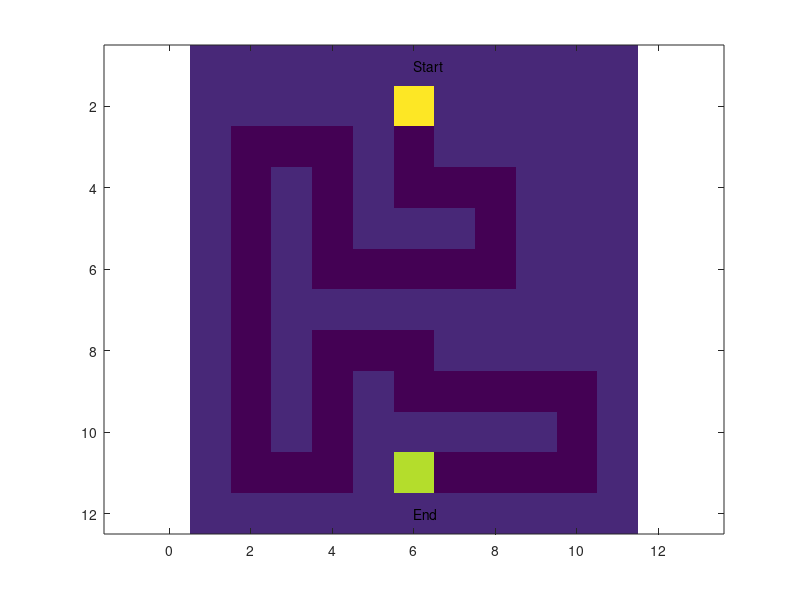

The MATLAB source for this figure: (Note: this script raises an error after producing the figure.)
%maze
clc;






% generate the maze as a 12x11 array
%maze.m
% starts at 9, ends at 8
% walls are 1 and passage is 0
 
maz = [1 1 1 1 1 1 1 1 1 1 1;1 1 1 1 1 9 1 1 1 1 1 ;1 0 0 0 1 0 1 1 1 1 1;...
    1 0 1 0 1 0 0 0 1 1 1; 1 0 1 0 1 1 1 0 1 1 1; 1 0 1 0 0 0 0 0 1 1 1;...
    1 0 1 1 1 1 1 1 1 1 1; 1 0 1 0 0 0 1 1 1 1 1;1 0 1 0 1 0 0 0 0 0 1; ...
    1 0 1 0 1 1 1 1 1 0 1; 1 0 0 0 1 8 0 0 0 0 1; 1 1 1 1 1 1 1 1 1 1 1 ];
 
% draw the maze with the start and end points
imagesc(maz);
axis equal
text(6,1,'Start')
text(6,12,'End')
 
% the cursor starts at the start position
curpos = [2,6];
curval = maz(curpos(1),curpos(2));
 
% define some values so that we can use a random number generator to
% traverse the maze (this is for demonstration only)
 
up = 1;
down = 2;
left = 3;
right = 4;
 
lol = [2 2 4 4 2 2 3 3 3 3 1 1 1 3 3 2 2 2 2 2 2 2 2 4 4 1 1 1 4 4 2 4 4 4 4 2 2 3 3 3 3]; 
% move through the maze
for k=1:300
%command = round(rand*4);      % generate an integer between 0 and 4
if k == 41
    break;
end
r = audiorecorder(22050,16,1);
disp('say command.');
recordblocking(r, 2); % read a 2s sound clip
voi_norm = getaudiodata(r, 'double'); % get data as double array

fs = 22050;
[b1 a1] = butter(3,140/(fs/2),'high');
voi_norm = filter(b1,a1,(voi_norm));
command = lol(k);
% command = getMyCommand(voi_norm);
words = getWords(command);
disp(words);
disp('-------------------------------------------------------');
 
% write a new value to the cursor position
if command == up
    curnew = curpos+[-1,0];
elseif command == down
    curnew = curpos+[1,0];
elseif command == left
    curnew = curpos+[0,-1];
elseif command == right
    curnew = curpos+[0,1];
else
end
 
% Check to see that the new position is in the passage
% not trying to go through a wall
curval = maz(curnew(1),curnew(2));
if(curval==0)               % If it is a valid move update the cursor posn
    curpos = curnew;
    maz(curpos(1),curpos(2)) = 5;   % write a 5 into the passage
else
    disp('Invalid move ')
end
 
% Display the maze with the new cursor position
imagesc(maz)
axis equal
text(6,1,'Start')
text(6,12,'End')
drawnow
end

function command = getMyCommand(voi_norm)
    fs = 22050;
    length = 0;
    vol = 0.2;
    threshold = 0.12;
    
    for i = 1:44100
        if abs(voi_norm(i)) >= vol
            command = 4; % right
            return;
        end
    end
    command = 5;
    
    voi_norm1 = voi_norm/max(abs(voi_norm));
    for i = 1:44100
        if voi_norm1(i) >= threshold
            length =length+1;           
        end
    end
    disp(length);
    if length <= 700
        command = 1; % up
    elseif length > 2500;
        command = 2; % down
    else command = 3; %left
    end
           
end
function words = getWords(command)
if command == 1
    words = 'up';
elseif command == 2
    words = 'down';
elseif command == 3
    words = 'left';
elseif command == 4
    words = 'right';
end
end